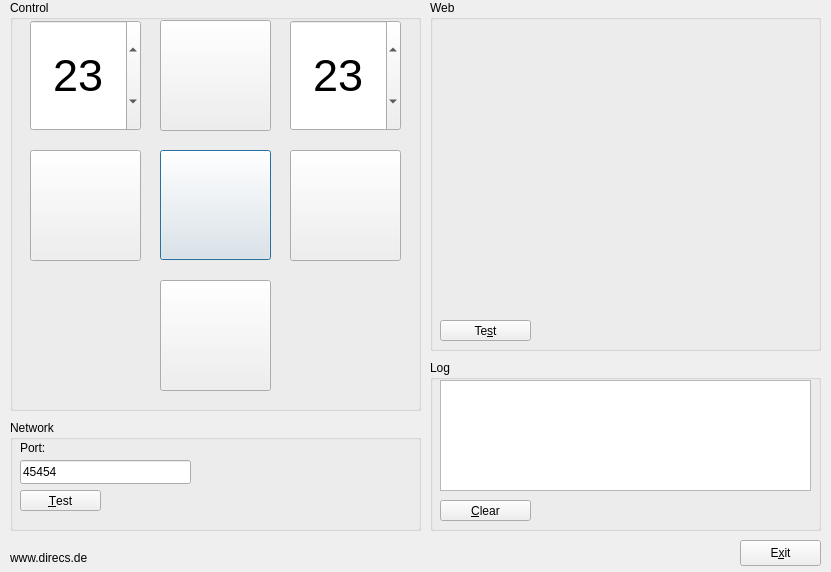
<ui version="4.0" >
 <author>Markus Knapp</author>
 <class>Gui</class>
 <widget class="QWidget" name="Gui" >
  <property name="geometry" >
   <rect>
    <x>0</x>
    <y>0</y>
    <width>831</width>
    <height>572</height>
   </rect>
  </property>
  <property name="sizePolicy" >
   <sizepolicy vsizetype="Fixed" hsizetype="Fixed" >
    <horstretch>0</horstretch>
    <verstretch>0</verstretch>
   </sizepolicy>
  </property>
  <property name="windowTitle" >
   <string>mrs remote</string>
  </property>
  <property name="windowIcon" >
   <iconset resource="../mrs-remote.qrc" >
    <normaloff>:/images/images/underFootOne.png</normaloff>:/images/images/underFootOne.png</iconset>
  </property>
  <property name="layoutDirection" >
   <enum>Qt::LeftToRight</enum>
  </property>
  <widget class="QGroupBox" name="groupBoxControl" >
   <property name="geometry" >
    <rect>
     <x>10</x>
     <y>0</y>
     <width>411</width>
     <height>411</height>
    </rect>
   </property>
   <property name="title" >
    <string>Control</string>
   </property>
   <widget class="QPushButton" name="btnBackward" >
    <property name="geometry" >
     <rect>
      <x>150</x>
      <y>280</y>
      <width>111</width>
      <height>111</height>
     </rect>
    </property>
    <property name="icon" >
     <iconset resource="../mrs-remote.qrc" >
      <normaloff>:/images/images/down.png</normaloff>:/images/images/down.png</iconset>
    </property>
    <property name="iconSize" >
     <size>
      <width>82</width>
      <height>82</height>
     </size>
    </property>
    <property name="shortcut" >
     <string>2</string>
    </property>
   </widget>
   <widget class="QPushButton" name="btnLeft" >
    <property name="geometry" >
     <rect>
      <x>20</x>
      <y>150</y>
      <width>111</width>
      <height>111</height>
     </rect>
    </property>
    <property name="icon" >
     <iconset resource="../mrs-remote.qrc" >
      <normaloff>:/images/images/back.png</normaloff>:/images/images/back.png</iconset>
    </property>
    <property name="iconSize" >
     <size>
      <width>82</width>
      <height>82</height>
     </size>
    </property>
    <property name="shortcut" >
     <string>4</string>
    </property>
   </widget>
   <widget class="QPushButton" name="btnRight" >
    <property name="geometry" >
     <rect>
      <x>280</x>
      <y>150</y>
      <width>111</width>
      <height>111</height>
     </rect>
    </property>
    <property name="icon" >
     <iconset resource="../mrs-remote.qrc" >
      <normaloff>:/images/images/forward.png</normaloff>:/images/images/forward.png</iconset>
    </property>
    <property name="iconSize" >
     <size>
      <width>62</width>
      <height>62</height>
     </size>
    </property>
    <property name="shortcut" >
     <string>6</string>
    </property>
   </widget>
   <widget class="QPushButton" name="btnStartStop" >
    <property name="geometry" >
     <rect>
      <x>150</x>
      <y>150</y>
      <width>111</width>
      <height>110</height>
     </rect>
    </property>
    <property name="focusPolicy" >
     <enum>Qt::ClickFocus</enum>
    </property>
    <property name="text" >
     <string/>
    </property>
    <property name="icon" >
     <iconset resource="../mrs-remote.qrc" >
      <normaloff>:/images/images/underFootOne.png</normaloff>:/images/images/underFootOne.png</iconset>
    </property>
    <property name="iconSize" >
     <size>
      <width>82</width>
      <height>82</height>
     </size>
    </property>
    <property name="shortcut" >
     <string>5</string>
    </property>
    <property name="autoDefault" >
     <bool>true</bool>
    </property>
    <property name="default" >
     <bool>true</bool>
    </property>
   </widget>
   <widget class="QPushButton" name="btnForward" >
    <property name="geometry" >
     <rect>
      <x>150</x>
      <y>20</y>
      <width>111</width>
      <height>111</height>
     </rect>
    </property>
    <property name="icon" >
     <iconset resource="../mrs-remote.qrc" >
      <normaloff>:/images/images/up.png</normaloff>:/images/images/up.png</iconset>
    </property>
    <property name="iconSize" >
     <size>
      <width>82</width>
      <height>82</height>
     </size>
    </property>
    <property name="shortcut" >
     <string>8</string>
    </property>
   </widget>
   <widget class="QSpinBox" name="spinBoxSpeed1" >
    <property name="geometry" >
     <rect>
      <x>20</x>
      <y>20</y>
      <width>111</width>
      <height>111</height>
     </rect>
    </property>
    <property name="font" >
     <font>
      <pointsize>34</pointsize>
     </font>
    </property>
    <property name="alignment" >
     <set>Qt::AlignCenter</set>
    </property>
    <property name="minimum" >
     <number>1</number>
    </property>
    <property name="maximum" >
     <number>255</number>
    </property>
    <property name="value" >
     <number>23</number>
    </property>
   </widget>
   <widget class="QSpinBox" name="spinBoxSpeed2" >
    <property name="geometry" >
     <rect>
      <x>280</x>
      <y>20</y>
      <width>111</width>
      <height>111</height>
     </rect>
    </property>
    <property name="font" >
     <font>
      <pointsize>34</pointsize>
     </font>
    </property>
    <property name="alignment" >
     <set>Qt::AlignCenter</set>
    </property>
    <property name="minimum" >
     <number>1</number>
    </property>
    <property name="maximum" >
     <number>255</number>
    </property>
    <property name="value" >
     <number>23</number>
    </property>
   </widget>
  </widget>
  <widget class="QGroupBox" name="groupBoxNetwork" >
   <property name="geometry" >
    <rect>
     <x>10</x>
     <y>420</y>
     <width>411</width>
     <height>111</height>
    </rect>
   </property>
   <property name="title" >
    <string>Network</string>
   </property>
   <widget class="QLabel" name="label_4" >
    <property name="geometry" >
     <rect>
      <x>10</x>
      <y>20</y>
      <width>41</width>
      <height>16</height>
     </rect>
    </property>
    <property name="text" >
     <string>Port:</string>
    </property>
   </widget>
   <widget class="QLineEdit" name="lineEditPortValue" >
    <property name="geometry" >
     <rect>
      <x>10</x>
      <y>40</y>
      <width>171</width>
      <height>24</height>
     </rect>
    </property>
    <property name="text" >
     <string>45454</string>
    </property>
    <property name="maxLength" >
     <number>6</number>
    </property>
   </widget>
   <widget class="QPushButton" name="btnTest" >
    <property name="geometry" >
     <rect>
      <x>10</x>
      <y>70</y>
      <width>81</width>
      <height>21</height>
     </rect>
    </property>
    <property name="text" >
     <string>&amp;Test</string>
    </property>
    <property name="shortcut" >
     <string>Alt+T</string>
    </property>
   </widget>
  </widget>
  <widget class="QGroupBox" name="groupBoxLog" >
   <property name="geometry" >
    <rect>
     <x>430</x>
     <y>360</y>
     <width>391</width>
     <height>171</height>
    </rect>
   </property>
   <property name="title" >
    <string>Log</string>
   </property>
   <widget class="QTextEdit" name="textEdit1" >
    <property name="geometry" >
     <rect>
      <x>10</x>
      <y>20</y>
      <width>371</width>
      <height>111</height>
     </rect>
    </property>
   </widget>
   <widget class="QPushButton" name="btnClear" >
    <property name="geometry" >
     <rect>
      <x>10</x>
      <y>140</y>
      <width>91</width>
      <height>21</height>
     </rect>
    </property>
    <property name="text" >
     <string>&amp;Clear</string>
    </property>
    <property name="shortcut" >
     <string>Alt+C</string>
    </property>
   </widget>
  </widget>
  <widget class="QPushButton" name="btnExit" >
   <property name="geometry" >
    <rect>
     <x>740</x>
     <y>540</y>
     <width>81</width>
     <height>26</height>
    </rect>
   </property>
   <property name="text" >
    <string>E&amp;xit</string>
   </property>
   <property name="icon" >
    <iconset resource="../mrs-remote.qrc" >
     <normaloff>:/images/images/exit.png</normaloff>:/images/images/exit.png</iconset>
   </property>
   <property name="shortcut" >
    <string>Alt+X</string>
   </property>
  </widget>
  <widget class="QLabel" name="lblLink" >
   <property name="geometry" >
    <rect>
     <x>10</x>
     <y>550</y>
     <width>83</width>
     <height>16</height>
    </rect>
   </property>
   <property name="cursor" >
    <cursorShape>PointingHandCursor</cursorShape>
   </property>
   <property name="text" >
    <string>www.direcs.de</string>
   </property>
   <property name="textFormat" >
    <enum>Qt::RichText</enum>
   </property>
   <property name="openExternalLinks" >
    <bool>true</bool>
   </property>
   <property name="textInteractionFlags" >
    <set>Qt::LinksAccessibleByKeyboard|Qt::LinksAccessibleByMouse</set>
   </property>
  </widget>
  <widget class="QGroupBox" name="groupBoxWeb" >
   <property name="geometry" >
    <rect>
     <x>430</x>
     <y>0</y>
     <width>391</width>
     <height>351</height>
    </rect>
   </property>
   <property name="title" >
    <string>Web</string>
   </property>
   <widget class="QPushButton" name="btnTest_2" >
    <property name="geometry" >
     <rect>
      <x>10</x>
      <y>320</y>
      <width>91</width>
      <height>21</height>
     </rect>
    </property>
    <property name="text" >
     <string>Te&amp;st</string>
    </property>
    <property name="shortcut" >
     <string>Alt+S</string>
    </property>
   </widget>
   <widget class="QWidget" native="1" name="widgetWeb" >
    <property name="geometry" >
     <rect>
      <x>20</x>
      <y>20</y>
      <width>361</width>
      <height>261</height>
     </rect>
    </property>
   </widget>
  </widget>
 </widget>
 <tabstops>
  <tabstop>btnClear</tabstop>
 </tabstops>
 <resources>
  <include location="../mrs-remote.qrc" />
 </resources>
 <connections/>
</ui>
